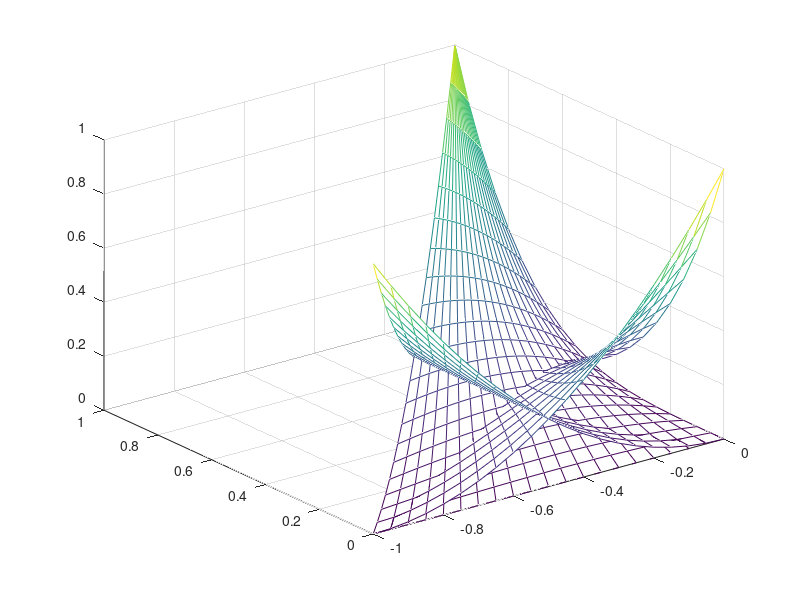
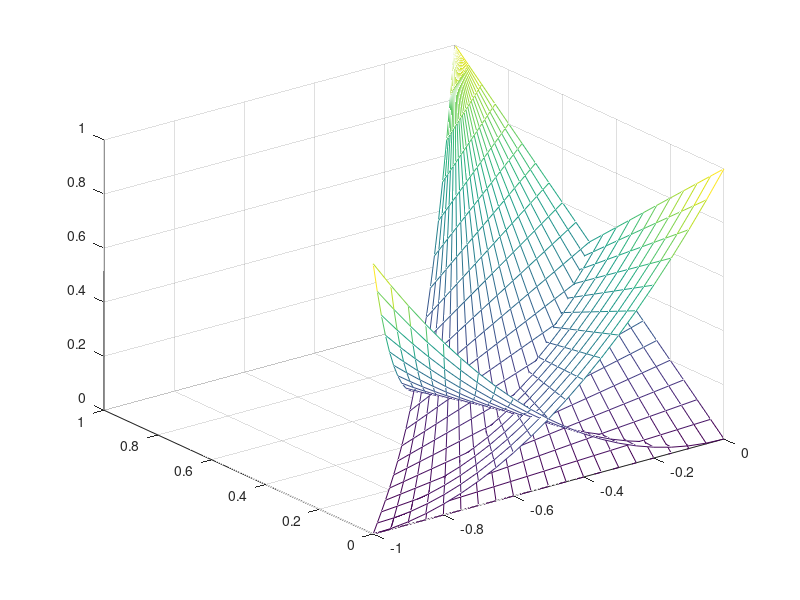

These figures' MATLAB source, in order:
p1 = 2;
p2 = 1;
p3 = 3;

% [X,Y] = meshgrid(-1:0.05:0,-1:0.05:0);
% Z = (X+1).^p1.*(Y+1).^p2;
% %mesh(X,Y,Z)
% hold on
% 
% [X,Y] = meshgrid(-1:0.05:0,-1:0.05:0);
% Z = -2*X.*(X+1).*(Y + 1);
% %mesh(X,Y,Z)
% hold on
% 
% % [X,Y] = meshgrid(0:0.05:1,0:0.05:1);
% % Z = (1-X).^p3.*(Y).^p2;
% % mesh(X,Y,Z)
% % hold on
% % 
% % [X,Y] = meshgrid(0:0.05:1,0:0.05:1);
% % Z = (1-X).^p3.*(1-Y).^p2;
% % mesh(X,Y,Z)
% % hold on

[t1,t2] = meshgrid(0:0.05:1,0:0.05:1);
lam1 = t1;
lam2 = t2.*(1-t1);
lam3 = (1-t1).*(1-t2);

%N1 = lam1- 0.75*(4*lam1.^3.*lam3)-0.5*(6*lam1.^2.*lam3.^2)-0.25*(4*lam1.*lam3.^3);
N1 = lam1 - lam1.*lam2-3*lam3.*lam1.^3-3*lam3.^2.*lam1.^2-lam3.^3.*lam1;
N2 = lam2-lam2.*lam3 - lam1.*lam2;
N3 = lam3-lam2.*lam3- lam1.^3.*lam3-3*lam1.^2.*lam3.^2-3*lam1.*lam3.^3;
N1_act = lam1.^4;
N2_act = lam2.^2;
N3_act = lam3.^2;

x = [0,-1,0];
y = [1,0,0];
xc = lam1*x(1)+lam2*x(2)+lam3*x(3);
yc = lam1*y(1)+lam2*y(2)+lam3*y(3);

ze = 2*(lam1.^0).*(lam2.^1).*(lam3.^1);

figure (1)
mesh(xc,yc,N1);
hold on
mesh(xc,yc,N2);
hold on
mesh(xc,yc,N3);
%mesh(xc,yc,N1_act);
%map = [0., 0., 0.];
%colormap(map)

% in t space
z1 = t1.^p2.*(1-t2)+t1.^p3.*t2;
z2 =(1-t1).^p3.*t2.^p1;
z3 =(1-t1).^p2.*(1-t2).^p1;

%lamda space
zl1 = (lam1.^p3.*lam2+lam1.^p2.*lam3)./(1-lam1);
zl2 = (lam2.^p1.*lam3+lam2.^p3.*lam1)./(1-lam2);
zl3 = (lam3.^p2.*lam1+lam3.^p1.*lam2)./(1-lam3);

zz1 = (lam1).*((1-lam2).^(p3-1)).*((1-lam3).^(p2-1)); %vertex 1
zz2 = (lam2).*((1-lam3).^(p1-1)).*((1-lam1).^(p3-1)); %vertex 2
zz3 = (lam3).*((1-lam1).^(p2-1)).*((1-lam2).^(p1-1)); %vertex 3

figure (2)
 mesh(xc,yc,z1);
 hold on
 mesh(xc,yc,z2);
 hold on
 mesh(xc,yc,z3);
 hold on

% mesh(xc,yc,zl1);
% hold on
% mesh(xc,yc,zl2);
% hold on
% mesh(xc,yc,zl3);
% hold on
% 
% mesh(xc,yc,zz1);
% hold on
% mesh(xc,yc,zz2);
% hold on
% mesh(xc,yc,zz3);
% hold on

%map = [0., 0., 0.];
%colormap(map)